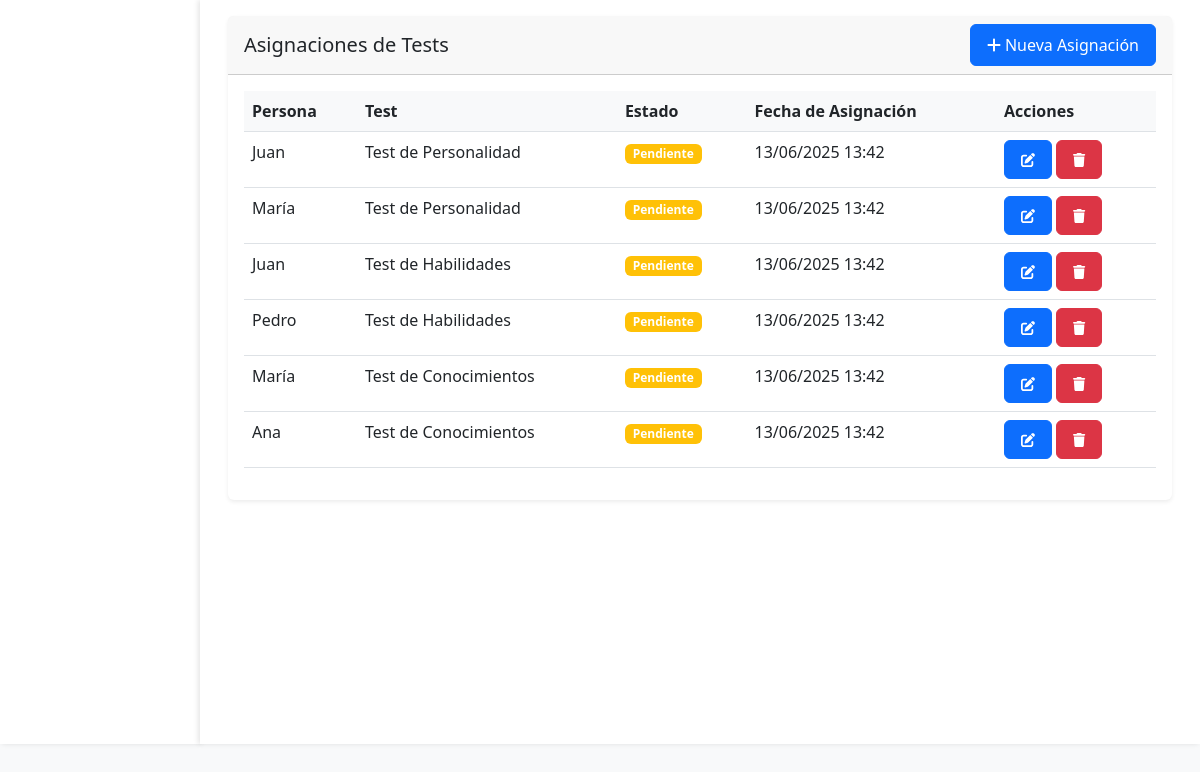
/evaluador/asignaciones.php (signed in), run on the app's committed database.
### tables this page shows
CREATE TABLE asignaciones_tests (
    id INT AUTO_INCREMENT PRIMARY KEY,
    persona_id INT NOT NULL,
    test_id INT NOT NULL,
    fecha_asignacion TIMESTAMP DEFAULT CURRENT_TIMESTAMP,
    estado ENUM('pendiente', 'en_progreso', 'completado') DEFAULT 'pendiente',
    evaluador_id INT
);

CREATE TABLE personas (
    id INT AUTO_INCREMENT PRIMARY KEY,
    dni VARCHAR(20) NOT NULL UNIQUE,
    nombre VARCHAR(100) NOT NULL,
    apellido VARCHAR(100) NOT NULL,
    sexo ENUM('M', 'F') NOT NULL,
    fecha_nacimiento DATE NOT NULL,
    direccion TEXT,
    telefono VARCHAR(20),
    email VARCHAR(100),
    zona_id INT NOT NULL,
    centro_id INT,
    estado BOOLEAN DEFAULT TRUE,
    creado_en TIMESTAMP DEFAULT CURRENT_TIMESTAMP,
    actualizado_en TIMESTAMP DEFAULT CURRENT_TIMESTAMP ON UPDATE CURRENT_TIMESTAMP,
    FOREIGN KEY (zona_id) REFERENCES zonas(id),
    FOREIGN KEY (centro_id) REFERENCES centros(id)
);

CREATE TABLE tests (
    id INT AUTO_INCREMENT PRIMARY KEY,
    nombre VARCHAR(100) NOT NULL,
    descripcion TEXT,
    estado BOOLEAN DEFAULT TRUE,
    creado_en TIMESTAMP DEFAULT CURRENT_TIMESTAMP
);

### public/evaluador/asignaciones.php (the view, shortened to what this page needs)
<?php
$action = $_GET['action'] ?? '';
try {
    $pdo = getConnection();
    $stmt = $pdo->query("SELECT * FROM tests WHERE estado = 1");
    $tests = $stmt->fetchAll();
    $stmt = $pdo->query("SELECT * FROM personas WHERE estado = 1");
    $personas = $stmt->fetchAll();
    $stmt = $pdo->query("SELECT a.*, p.nombre as persona_nombre, t.nombre as test_nombre
                         FROM asignaciones_tests a
                         JOIN personas p ON a.persona_id = p.id
                         JOIN tests t ON a.test_id = t.id");
    $asignaciones = $stmt->fetchAll();
} catch (PDOException $e) {
    $error = "Error: " . $e->getMessage();
}
?>
<!DOCTYPE html>
<html lang="es">
<head>
    <link href="https://cdn.jsdelivr.net/npm/bootstrap@5.3.0/dist/css/bootstrap.min.css" rel="stylesheet">
    <link href="../css/styles.css" rel="stylesheet">
</head>
<body>
    <div class="container-fluid">
        <div class="row">
            <div class="col-md-3 col-lg-2 sidebar">
            </div>
            <div class="col-md-9 col-lg-10">
                <div class="container-fluid">
                    <?php if ($action === 'add' || $action === 'edit'): ?>
                        <div class="card">
                            <div class="card-header">
                                <?php echo $action === 'add' ? 'Nueva Asignación' : 'Editar Asignación'; ?>
                            </div>
                            <div class="card-body">
                                <form method="POST">
                                    <div class="mb-3">
                                        <label for="persona_id" class="form-label">Persona</label>
                                        <select class="form-select" id="persona_id" name="persona_id" required>
                                            <option value="">Seleccione una persona</option>
                                            <?php foreach ($personas as $persona): ?>
                                                <option value="<?php echo $persona['id']; ?>"
                                                        <?php echo isset($asignacion) && $asignacion['persona_id'] == $persona['id'] ? 'selected' : ''; ?>>
                                                    <?php echo htmlspecialchars($persona['nombre'] . ' ' . $persona['apellido']); ?>
                                                </option>
                                            <?php endforeach; ?>
                                        </select>
                                    </div>
                                    <div class="mb-3">
                                        <label for="test_id" class="form-label">Test</label>
                                        <select class="form-select" id="test_id" name="test_id" required>
                                            <option value="">Seleccione un test</option>
                                            <?php foreach ($tests as $test): ?>
                                                <option value="<?php echo $test['id']; ?>"
                                                        <?php echo isset($asignacion) && $asignacion['test_id'] == $test['id'] ? 'selected' : ''; ?>>
                                                    <?php echo htmlspecialchars($test['nombre']); ?>
                                                </option>
                                            <?php endforeach; ?>
                                        </select>
                                    </div>
                                    <div class="mb-3">
                                        <label for="estado" class="form-label">Estado</label>
                                        <select class="form-select" id="estado" name="estado" required>
                                            <option value="pendiente" <?php echo isset($asignacion) && $asignacion['estado'] == 'pendiente' ? 'selected' : ''; ?>>Pendiente</option>
                                            <option value="en_progreso" <?php echo isset($asignacion) && $asignacion['estado'] == 'en_progreso' ? 'selected' : ''; ?>>En Progreso</option>
                                            <option value="completado" <?php echo isset($asignacion) && $asignacion['estado'] == 'completado' ? 'selected' : ''; ?>>Completado</option>
                                        </select>
                                    </div>
                                    <button type="submit" class="btn btn-primary">Guardar</button>
                                    <a href="." class="btn btn-secondary">Cancelar</a>
                                </form>
                            </div>
                        </div>
                    <?php else: ?>
                        <div class="card">
                            <div class="card-header d-flex justify-content-between align-items-center">
                                <h5 class="mb-0">Asignaciones de Tests</h5>
                                <a href="?action=add" class="btn btn-primary">
                                    <i class="fas fa-plus"></i> Nueva Asignación
                                </a>
                            </div>
                            <div class="card-body">
                                <table class="table">
                                    <thead>
                                        <tr>
                                            <th>Persona</th>
                                            <th>Test</th>
                                            <th>Estado</th>
                                            <th>Fecha de Asignación</th>
                                            <th>Acciones</th>
                                        </tr>
                                    </thead>
                                    <tbody>
                                        <?php foreach ($asignaciones as $asignacion): ?>
                                            <tr>
                                                <td><?php echo htmlspecialchars($asignacion['persona_nombre']); ?></td>
                                                <td><?php echo htmlspecialchars($asignacion['test_nombre']); ?></td>
                                                <td>
                                                    <span class="badge <?php
                                                        echo ($asignacion['estado'] == 'pendiente' ? 'bg-warning' :
                                                             ($asignacion['estado'] == 'en_progreso' ? 'bg-info' :
                                                             'bg-success')); ?>">
                                                        <?php echo ucfirst($asignacion['estado']); ?>
                                                    </span>
                                                </td>
                                                <td><?php echo date('d/m/Y H:i', strtotime($asignacion['fecha_asignacion'])); ?></td>
                                                <td>
                                                    <a href="?action=edit&id=<?php echo $asignacion['id']; ?>"
                                                       class="btn btn-sm btn-primary">
                                                        <i class="fas fa-edit"></i>
                                                    </a>
                                                    <a href="?action=delete&id=<?php echo $asignacion['id']; ?>"
                                                       class="btn btn-sm btn-danger"
                                                       onclick="return confirm('¿Estás seguro de eliminar esta asignación?')">
                                                        <i class="fas fa-trash"></i>
                                                    </a>
                                                </td>
                                            </tr>
                                        <?php endforeach; ?>
                                    </tbody>
                                </table>
                            </div>
                        </div>
                    <?php endif; ?>
                </div>
            </div>
        </div>
    </div>
</body>
</html>

### public/css/styles.css (style rules this page uses)
body { background-color: #f8f9fa; min-height: 100vh; display: flex; flex-direction: column; }
.sidebar { background-color: white; min-height: calc(100vh - 56px); padding: 1rem; box-shadow: 2px 0 5px rgba(0, 0, 0, 0.1); }
.col-md-9.col-lg-10 { padding: 1rem; background-color: white; min-height: calc(100vh - 56px); box-shadow: -2px 0 5px rgba(0, 0, 0, 0.1); }
.btn { padding: 0.5rem 1rem; border-radius: 0.375rem; transition: all 0.2s ease-in-out; }
.card { border: none; box-shadow: 0 0.125rem 0.25rem rgba(0, 0, 0, 0.075); transition: all 0.3s ease; }
.table { background-color: white; }
.table th { background-color: #f8f9fa; border-top: none; }

### data on the page
asignaciones_tests: persona.nombre "Juan", test.nombre "Test de Personalidad", estado "Pendiente", fecha_asignacion "13/06/2025 13:42"
asignaciones_tests: persona.nombre "María", test.nombre "Test de Personalidad", estado "Pendiente", fecha_asignacion "13/06/2025 13:42"
asignaciones_tests: persona.nombre "Juan", test.nombre "Test de Habilidades", estado "Pendiente", fecha_asignacion "13/06/2025 13:42"
asignaciones_tests: persona.nombre "Pedro", test.nombre "Test de Habilidades", estado "Pendiente", fecha_asignacion "13/06/2025 13:42"
asignaciones_tests: persona.nombre "María", test.nombre "Test de Conocimientos", estado "Pendiente", fecha_asignacion "13/06/2025 13:42"
asignaciones_tests: persona.nombre "Ana", test.nombre "Test de Conocimientos", estado "Pendiente", fecha_asignacion "13/06/2025 13:42"
